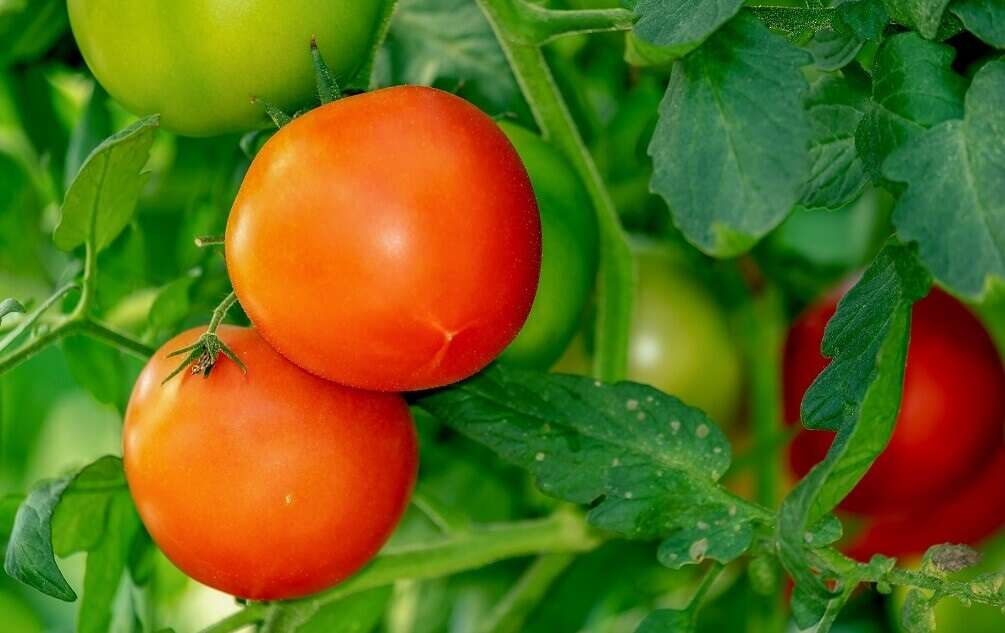
#> input picture 5-1 Caracteristicas Color/Tomates.jpg, 1005 x 633 px
$ python Lee_rgb_ms_bayes_Morfo_v3.py
#> lines starting #> are read from the running program, lines starting #| are printed output that depends on the picture; after the words box and inside, x2 and y2 are one past the last pixel; in counts of white or black regions, pixels touching at a corner belong together
import cv2
import numpy as np

# Ruta completa de la imagen
imagen_path = 'Tomates.jpg'  # Actualiza esta línea con la ruta correcta

# Leer la imagen
imagen = cv2.imread(imagen_path)
#> imagen is the input picture: shape (633, 1005, 3); mean B, G, R 24.2, 106.2, 96.5

# Convertir la imagen a formato flotante para cálculos precisos
imagen_float = np.float64(imagen)

# Leer los valores de media, desviación estándar y matriz de covarianza desde el archivo 'valores_rgb_unicos.txt'
valores_rgb = []
with open('valores_rgb_unicos.txt', 'r') as f:
#> (reads 5-1 Caracteristicas Color/valores_rgb_unicos.txt from the repository)
    for line in f:
        rgb = tuple(map(int, line.strip().split(', ')))
        valores_rgb.append(rgb)

# Convertir la lista de valores RGB en una matriz numpy
MatrizRGB = np.array(valores_rgb)

# Calcular la media de cada canal (R, G, B)
media_1 = np.mean(MatrizRGB, axis=0)

# Calcular la matriz de covarianza
covarianza_1 = np.cov(MatrizRGB, rowvar=False)

# Crear la matriz de covarianza diagonalizada
cova_1 = np.diag(np.diag(covarianza_1))

# Calcular el determinante e inversa de la matriz de covarianza
deter_1 = np.linalg.det(cova_1)
inversa_1 = np.linalg.inv(cova_1)

# Inicializar una nueva imagen para almacenar los píxeles filtrados
new_RGB = np.zeros_like(imagen, dtype=np.uint8)

# Pre-calcular la constante de normalización para Pk_1
constante_Pk_1 = 1 / np.sqrt(((2 * np.pi) ** 3) * deter_1)

# Vectorizar el cálculo de la distancia de Mahalanobis para todos los píxeles
imagen_rgb_float = imagen_float.reshape((-1, 3))
dif_pixel_media = imagen_rgb_float - media_1
Sk_1 = np.sum(dif_pixel_media @ inversa_1 * dif_pixel_media, axis=1)

# Calcular Pk_1 para todos los píxeles
Pk_1 = constante_Pk_1 * np.exp(-Sk_1 / 2)

# Umbral para la segmentación
umbral = 0.0000002

# Filtrar los píxeles según el valor de Pk_1
new_RGB_flat = np.zeros_like(imagen_rgb_float, dtype=np.uint8)
new_RGB_flat[Pk_1 > umbral] = [0, 0, 255]  # Color rojo
new_RGB_flat[Pk_1 <= umbral] = [0, 0, 0]   # Color negro

# Reconstruir la imagen filtrada
new_RGB = new_RGB_flat.reshape(imagen.shape)

# Convertir la imagen filtrada a escala de grises
new_RGB_gray = cv2.cvtColor(new_RGB, cv2.COLOR_BGR2GRAY)
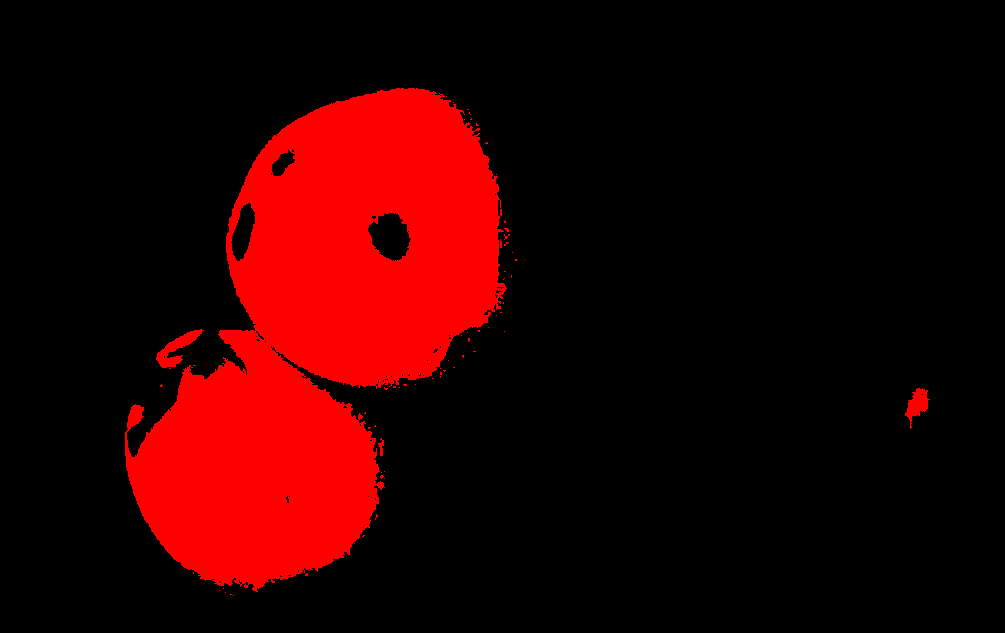
#> new_RGB: shape (633, 1005, 3); mean of channels 0, 1, 2 0, 0, 42.9; drawn as B, G, R

# Crear un kernel en forma de diamante (5x5)
kernel_diamante = np.array([[0, 0, 1, 0, 0],
                            [0, 1, 1, 1, 0],
                            [1, 1, 1, 1, 1],
                            [0, 1, 1, 1, 0],
                            [0, 0, 1, 0, 0]], dtype=np.uint8)

# Aplicar erosión con el kernel en forma de diamante
imagen_erosionada = cv2.erode(new_RGB_gray, kernel_diamante, iterations=1)
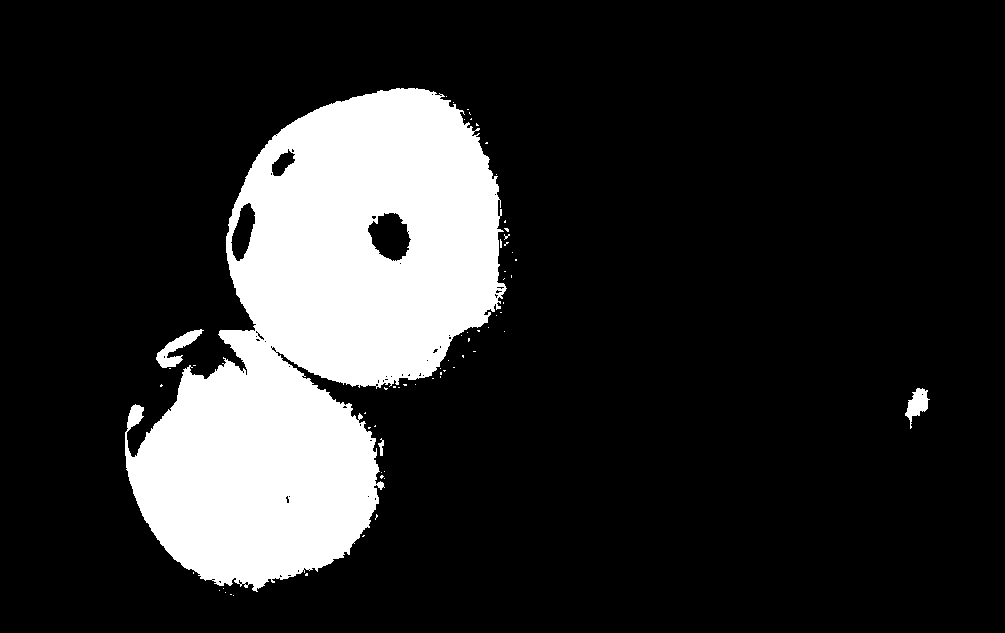
#> new_RGB_gray: shape (633, 1005); values 0 (black) and 76 (white), 16.8% white; 65 white regions (61 under 20 px), largest, box (x1, y1, x2, y2) and area: (125, 88, 507, 592) 105594, (156, 329, 204, 368) 668, (905, 388, 930, 429) 474, (378, 438, 384, 456) 56

imagen_dilatada = cv2.dilate(imagen_erosionada, kernel_diamante, iterations=4)
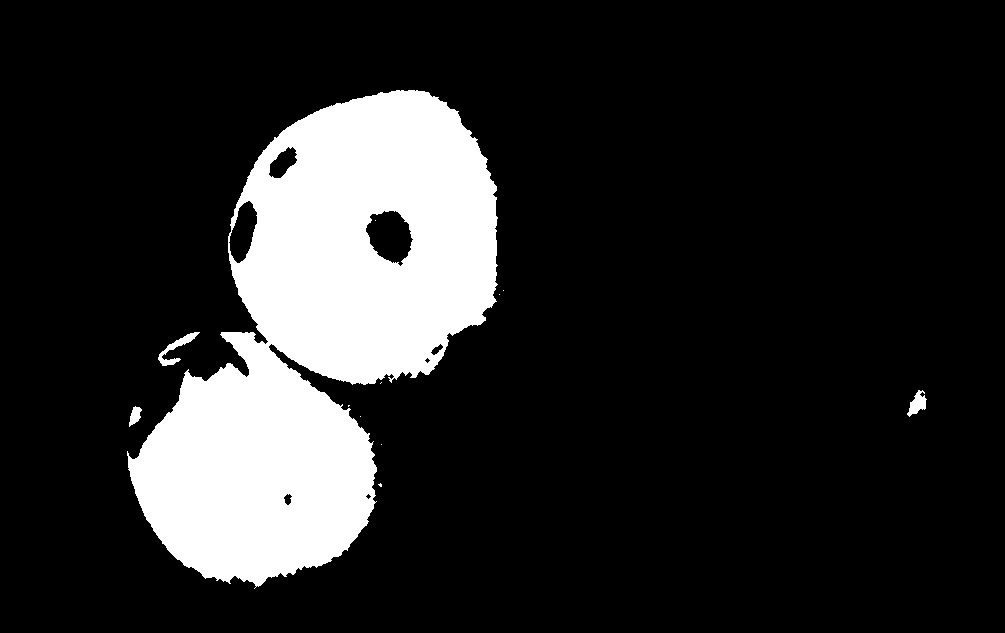
#> imagen_erosionada: shape (633, 1005); values 0 (black) and 76 (white), 15.9% white; 12 white regions (8 under 20 px), largest, box (x1, y1, x2, y2) and area: (127, 90, 498, 589) 100068, (158, 332, 200, 366) 374, (907, 390, 927, 417) 278, (129, 406, 142, 427) 157


# Crear un kernel cuadrado (7x7) para la operación de cierre
kernel_cierre = np.ones((47, 47), np.uint8)

# Aplicar cierre (dilatación seguida de erosión)
imagen_final = cv2.morphologyEx(imagen_dilatada, cv2.MORPH_CLOSE, kernel_cierre)
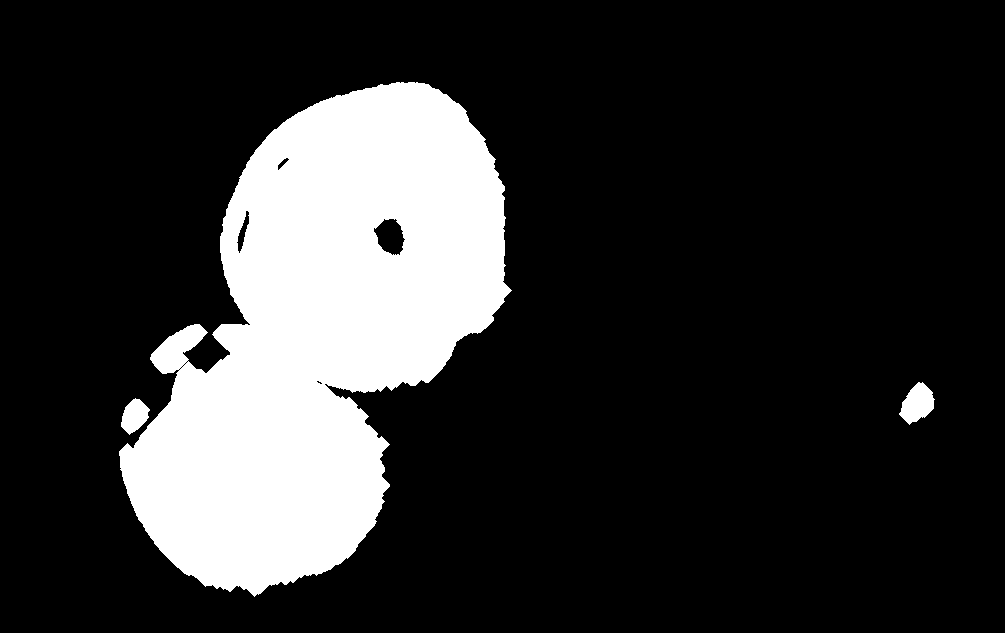
#> imagen_dilatada: shape (633, 1005); values 0 (black) and 76 (white), 18.7% white; 3 white regions, box (x1, y1, x2, y2) and area: (119, 82, 512, 597) 117268, (899, 382, 935, 425) 953, (121, 398, 150, 435) 677

# Crear una imagen en color azul
imagen_azul = np.zeros_like(imagen)
imagen_azul[:, :] = [255, 0, 0]  # Azul en formato BGR

# Crear máscara binaria a partir de la imagen final
mask = imagen_final > 0

# Aplicar la máscara a la imagen original, pintando las áreas detectadas de azul
imagen_resultado = imagen.copy()
imagen_resultado[mask] = imagen_azul[mask]
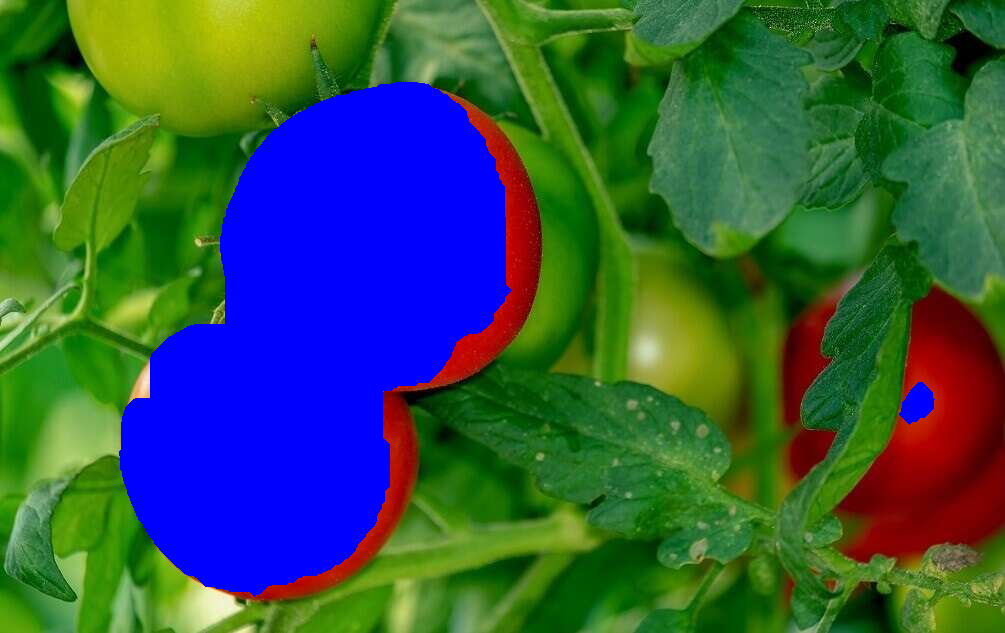
#> imagen_resultado: shape (633, 1005, 3); 19.57% of pixels changed, all inside (x1, y1, x2, y2) = (119, 82, 935, 597)

# Mostrar imágenes
cv2.imshow('Imagen Original', imagen)
cv2.imshow('Imagen Filtrada', new_RGB)
cv2.imshow('Imagen Erosionada', imagen_erosionada)
cv2.imshow('Imagen Final con Cierre', imagen_final)
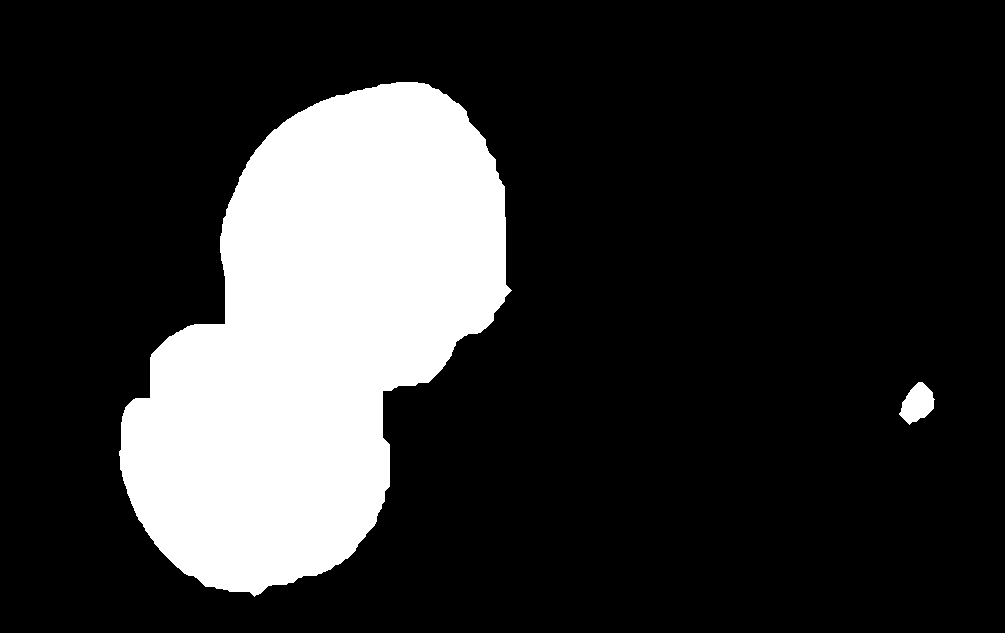
#> window 'Imagen Final con Cierre': shape (633, 1005); values 0 (black) and 76 (white), 19.6% white; 2 white regions, box (x1, y1, x2, y2) and area: (119, 82, 512, 597) 123565, (899, 382, 935, 425) 959
cv2.imshow('Imagen con Tomates en Azul', imagen_resultado)

# Esperar hasta que se presione una tecla para cerrar
cv2.waitKey(0)
cv2.destroyAllWindows()
